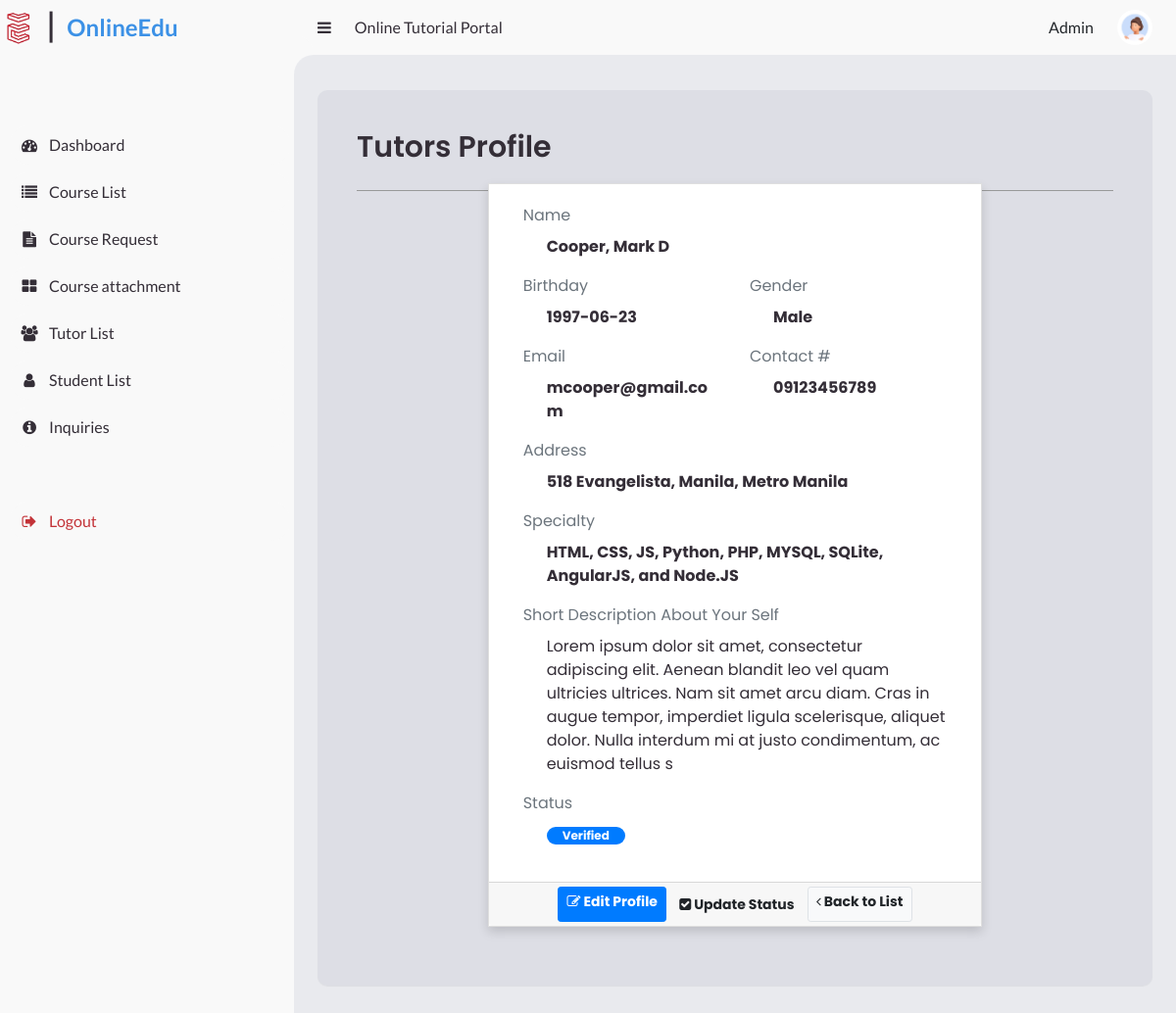
The app's page /admin/tutor_view.php?id=1 (signed in) with its own data.
### tables this page shows
CREATE TABLE `tutor_meta` (
  `meta_id` int(40) NOT NULL,
  `tutor_id` int(40) NOT NULL,
  `dob` date NOT NULL,
  `gender` varchar(255) NOT NULL,
  `contact` varchar(255) NOT NULL,
  `address` varchar(255) NOT NULL,
  `speciality` varchar(255) NOT NULL,
  `description` varchar(255) NOT NULL
);

CREATE TABLE `tutor_list` (
  `id` int(30) NOT NULL,
  `firstname` varchar(150) NOT NULL,
  `middlename` text DEFAULT NULL,
  `lastname` text NOT NULL,
  `email` text NOT NULL,
  `avtar` varchar(255) NOT NULL,
  `status` tinyint(1) NOT NULL DEFAULT 0 COMMENT '0 = inactive,\\r\\n1 = active,\\r\\n2 = Blocked\r\n',
  `delete_flag` tinyint(1) NOT NULL DEFAULT 0,
  `date_created` date NOT NULL,
  `date_updated` date NOT NULL
);

### admin/tutor_view.php (the view, shortened to what this page needs)
<?php
include_once('../php/database.php');
if (isset($_GET['id']) && $_GET['id'] > 0) {
    $tutor_id = $_GET['id'];
    $sql1 = $conn->query("SELECT *, CONCAT(lastname,', ',firstname , COALESCE(concat(' ', middlename), '')) as `name` FROM `tutor_list`  WHERE id = '$tutor_id'");
    $row1 = $sql1->fetch_assoc();
    $sql2 = $conn->query("SELECT * FROM tutor_meta WHERE tutor_id = $tutor_id");
    $row2 = $sql2->fetch_assoc();
}
?>
<!DOCTYPE html>
<html lang="en">
<head>
    <link rel="stylesheet" href="https://cdnjs.cloudflare.com/ajax/libs/font-awesome/4.7.0/css/font-awesome.min.css">
    <link rel="stylesheet" href="https://cdn.jsdelivr.net/npm/bootstrap@4.6.2/dist/css/bootstrap.min.css">
    <link rel="stylesheet" href="../css/dashboard.css">
</head>
<body>
    <?php
    include('./header.php');
    ?>
    <section id="content">
        <main>
            <div class="courses">
                <div class="head-title">
                    <div class="left">
                        <h3>Tutors Profile</h3>
                    </div>
                </div>
                <br>
                <div class="row mt-n5 justify-content-center">
                    <div class="col-lg-8 col-md-10 col-sm-12 col-xs-12">
                        <div class="card card-outline card-primary rounded-0 shadow">
                            <div class="card-body">
                                <div class="container-fluid">
                                    <div class="form-group">
                                        <label for="" class="control-label text-muted">Name</label>
                                        <div class="pl-4 font-weight-bolder">
                                            <?php echo $row1['name'] ?>
                                        </div>
                                    </div>
                                    <div class="row">
                                        <div class="col-lg-6 col-md-6 col-sm-12 col-xs-12">
                                            <div class="form-group">
                                                <label for="dob" class="control-label text-muted">Birthday</label>
                                                <div class="pl-4 font-weight-bolder">
                                                    <?php echo $row2['dob'] ?>
                                                </div>
                                            </div>
                                        </div>
                                        <div class="col-lg-6 col-md-6 col-sm-12 col-xs-12">
                                            <div class="form-group">
                                                <label for="gender" class="control-label text-muted">Gender</label>
                                                <div class="pl-4 font-weight-bolder">
                                                    <?php echo $row2['gender'] ?>
                                                </div>
                                            </div>
                                        </div>
                                    </div>
                                    <div class="row">
                                        <div class="col-lg-6 col-md-6 col-sm-12 col-xs-12">
                                            <div class="form-group">
                                                <label for="email" class="control-label text-muted">Email</label>
                                                <div class="pl-4 font-weight-bolder">
                                                    <?php echo $row1['email'] ?>
                                                </div>
                                            </div>
                                        </div>
                                        <div class="col-lg-6 col-md-6 col-sm-12 col-xs-12">
                                            <div class="form-group">
                                                <label for="contact" class="control-label text-muted">Contact #</label>
                                                <div class="pl-4 font-weight-bolder">
                                                    <?php echo $row2['contact'] ?>
                                                </div>
                                            </div>
                                        </div>
                                    </div>
                                    <div class="row">
                                        <div class="col-lg-12 col-md-12 col-sm-12 col-xs-12">
                                            <div class="form-group">
                                                <label for="address" class="control-label text-muted">Address</label>
                                                <div class="pl-4 font-weight-bolder">
                                                    <?php echo $row2['address'] ?>
                                                </div>
                                            </div>
                                        </div>
                                    </div>
                                    <div class="row">
                                        <div class="col-lg-12 col-md-12 col-sm-12 col-xs-12">
                                            <div class="form-group">
                                                <label for="specialty"
                                                    class="control-label text-muted">Specialty</label>
                                                <div class="pl-4 font-weight-bolder">
                                                    <?php echo $row2['speciality'] ?>
                                                </div>
                                            </div>
                                        </div>
                                    </div>
                                    <div class="row">
                                        <div class="col-lg-12 col-md-12 col-sm-12 col-xs-12">
                                            <div class="form-group">
                                                <label for="description" class="control-label text-muted">Short
                                                    Description About Your
                                                    Self</label>
                                                <div class="pl-4">
                                                    <?php echo $row2['description'] ?>
                                                </div>
                                            </div>
                                        </div>
                                    </div>
                                    <div class="row">
                                        <div class="col-lg-12 col-md-12 col-sm-12 col-xs-12">
                                            <div class="form-group">
                                                <label for="description" class="control-label text-muted">Status</label>
                                                <div class="pl-4">
                                                    <?php if ($row1['status'] == 0): ?>
                                                        <span
                                                            class="badge badge-light bg-gradient-light border px-3 rounded-pill">Waiting
                                                            For Approval</span>
                                                    <?php elseif ($row1['status'] == 1): ?>
                                                        <span
                                                            class="badge badge-primary bg-gradient-primary px-3 rounded-pill">Verified</span>
                                                    <?php elseif ($row1['status'] == 2): ?>
                                                        <span
                                                            class="badge badge-danger bg-gradient-danger px-3 rounded-pill">Blocked</span>
                                                    <?php else: ?>
                                                        <span
                                                            class="badge badge-secondary bg-gradient-secondary px-3 rounded-pill">Inactive</span>
                                                    <?php endif; ?>
                                                </div>
                                            </div>
                                        </div>
                                    </div>
                                </div>
                            </div>
                            <div class="card-footer py-1 text-center">
                                <a class="btn btn-primary btn-flat bg-gradient-primary btn-sm"
                                    href="../admin/tutor_edit.php?id=<?php echo $tutor_id ?>"><i class="fa fa-edit"></i>
                                    Edit
                                    Profile</a>
                                <button id="update_status" class="btn btn-navy btn-flat bg-gradient-navy btn-sm"
                                    data-toggle="modal" type="button" data-target="#update" type="button"><i
                                        class="fa fa-check-square"></i> Update Status</button>
                                <a class="btn btn-light btn-flat bg-gradient-light border btn-sm"
                                    href="./tutor-list.php"><i class="fa fa-angle-left"></i> Back to List</a>
                            </div>
                        </div>
                    </div>
                </div>
        </main>
    </section>
</body>
</html>

### css/dashboard.css (style rules this page uses)
* { margin: 0; padding: 0; box-sizing: border-box; }
a { text-decoration: none; }
:root { --poppins: "Poppins", sans-serif; --lato: "Lato", sans-serif; --light: #f9f9f9; --blue: #3c91e6; --light-blue: #cfe8ff; --grey: #ccced76c; --dark-grey: #aaaaaa; --dark: #342e37; --red: #c33338; --yellow: #ffce26; --light-yellow: #fff2c6; --orange: #fd7238; --light-orange: #ffe0d3; --blue2: #3c91e6 linear-gradient(180deg, #539de7, #406890); --violet: #001f3f linear-gradient(180deg, #26415c, #001f3f); --pink: #d81b60 linear-gradient(180deg, #de5889, #a23a60); --grey2: #ccced76c linear-gradient(180deg, #aaaaaa, #504c52); }
html { overflow-x: hidden; }
body { background: var(--grey); overflow-x: hidden; }
#content { position: relative; width: calc(100% - 300px); left: 300px; transition: 0.3s ease; }
#content main { width: 100%; padding: 36px 24px; font-family: var(--poppins); max-height: calc(100vh - 56px); overflow-y: auto; }
#content main .head-title { display: flex; align-items: center; justify-content: space-between; grid-gap: 16px; flex-wrap: wrap; }
.courses { background: var(--grey); color: var(--dark); padding: 40px; padding-bottom: 60px; border-radius: 10px; box-shadow: 0 1px 1px rgba(0, 0, 0, 0.05); }
.courses .head-title .left h3 { float: left; display: flex; font-size: 30px; font-weight: 600; margin-bottom: 10px; color: var(--dark); }
.btn { font-weight: 700; height: 36px; -moz-user-select: none; -webkit-user-select: none; user-select: none; cursor: default; }
.card { box-shadow: 0 5px 10px rgba(0, 0, 0, 0.15) !important; }

### records on screen
tutor_meta: dob "1997-06-23", gender "Male", contact "09123456789", address "518 Evangelista, Manila, Metro Manila", speciality "HTML, CSS, JS, Python, PHP, MYSQL, SQLite, AngularJS, and Node.JS", description "Lorem ipsum dolor sit amet, consectetur adipiscing elit. Aenean blandit leo vel quam ultricies ultrices. Nam sit amet arcu diam. Cras in augue tempor, imperdiet ligula scelerisque, aliquet dolor. Nulla interdum mi at justo condimentum, ac euismod tellus s"
tutor_list: email "mcooper@gmail.com"

### other values on screen
$row1['name'] "Cooper, Mark D"
